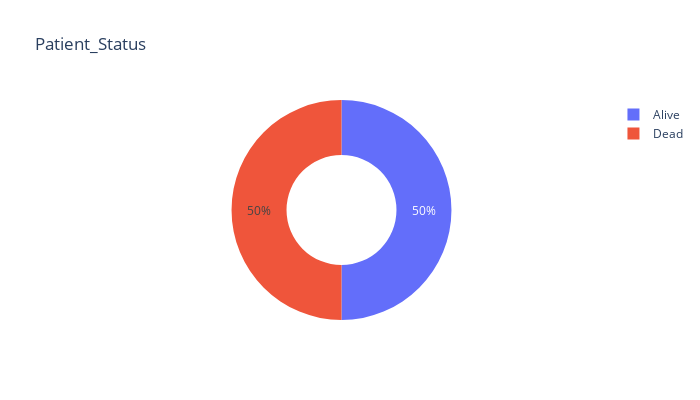

Notebook code cell kept with this figure:
### Code cell
status = Y.value_counts()
fig = px.pie(values= status.values, names= status.index, hole= 0.5,title= i, width= 700,height= 400)
fig.show()
print(Y.value_counts())

### Figure 1 — Plotly figure (JSON) as saved in the notebook; plotly's stock layout.template omitted (floating-point values rounded to 4 significant figures)
{"data": [{"domain": {"x": [0, 1], "y": [0, 1]}, "hole": 0.5, "hovertemplate": "label=%{label}<br>value=%{value}<extra></extra>", "labels": ["Alive", "Dead"], "legendgroup": "", "name": "", "showlegend": true, "type": "pie", "values": [255, 255]}], "layout": {"height": 400, "legend": {"tracegroupgap": 0}, "title": {"text": "Patient_Status"}, "width": 700}}
